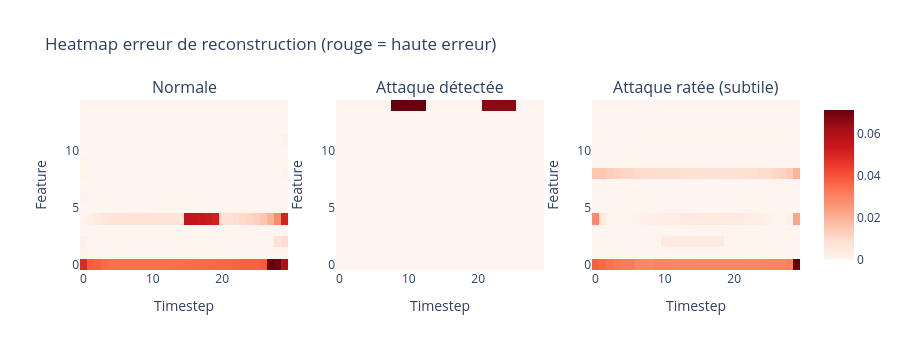

The notebook cell saved with this chart:
### Code cell
# Heatmap: erreur de reconstruction par feature pour les 3 exemples
fig = make_subplots(
    rows=1, cols=3,
    subplot_titles=[f"{name}" for name in examples.keys()],
)

for col, (name, idx) in enumerate(examples.items(), 1):
    x_orig = X_test[idx]
    x_tensor = torch.FloatTensor(x_orig).unsqueeze(0).to(device)
    with torch.no_grad():
        x_hat, _, _ = model(x_tensor)
    x_recon = x_hat.squeeze(0).cpu().numpy()
    
    # Erreur par (timestep, feature)
    err = (x_orig - x_recon) ** 2
    
    fig.add_trace(go.Heatmap(
        z=err.T,
        colorscale='Reds',
        showscale=(col == 3),
    ), row=1, col=col)
    fig.update_xaxes(title_text='Timestep', row=1, col=col)
    fig.update_yaxes(title_text='Feature', row=1, col=col)

fig.update_layout(height=350, title_text='Heatmap erreur de reconstruction (rouge = haute erreur)')
fig.show()

### Figure 1 — Plotly figure (JSON) as saved in the notebook; plotly's stock layout.template omitted (floating-point values rounded to 4 significant figures; data arrays with more than 128 entries replaced by an {"elided": "..."} marker saying what was removed)
{"data": [{"colorscale": [[0.0, "rgb(255,245,240)"], [0.125, "rgb(254,224,210)"], [0.25, "rgb(252,187,161)"], [0.375, "rgb(252,146,114)"], [0.5, "rgb(251,106,74)"], [0.625, "rgb(239,59,44)"], [0.75, "rgb(203,24,29)"], [0.875, "rgb(165,15,21)"], [1.0, "rgb(103,0,13)"]], "showscale": false, "type": "heatmap", "xaxis": "x", "yaxis": "y", "z": {"elided": "15x30 float values"}}, {"colorscale": [[0.0, "rgb(255,245,240)"], [0.125, "rgb(254,224,210)"], [0.25, "rgb(252,187,161)"], [0.375, "rgb(252,146,114)"], [0.5, "rgb(251,106,74)"], [0.625, "rgb(239,59,44)"], [0.75, "rgb(203,24,29)"], [0.875, "rgb(165,15,21)"], [1.0, "rgb(103,0,13)"]], "showscale": false, "type": "heatmap", "xaxis": "x2", "yaxis": "y2", "z": {"elided": "15x30 float values"}}, {"colorscale": [[0.0, "rgb(255,245,240)"], [0.125, "rgb(254,224,210)"], [0.25, "rgb(252,187,161)"], [0.375, "rgb(252,146,114)"], [0.5, "rgb(251,106,74)"], [0.625, "rgb(239,59,44)"], [0.75, "rgb(203,24,29)"], [0.875, "rgb(165,15,21)"], [1.0, "rgb(103,0,13)"]], "showscale": true, "type": "heatmap", "xaxis": "x3", "yaxis": "y3", "z": {"elided": "15x30 float values"}}], "layout": {"annotations": [{"font": {"size": 16}, "showarrow": false, "text": "Normale", "x": 0.1444, "xanchor": "center", "xref": "paper", "y": 1.0, "yanchor": "bottom", "yref": "paper"}, {"font": {"size": 16}, "showarrow": false, "text": "Attaque détectée", "x": 0.5, "xanchor": "center", "xref": "paper", "y": 1.0, "yanchor": "bottom", "yref": "paper"}, {"font": {"size": 16}, "showarrow": false, "text": "Attaque ratée (subtile)", "x": 0.8556, "xanchor": "center", "xref": "paper", "y": 1.0, "yanchor": "bottom", "yref": "paper"}], "height": 350, "title": {"text": "Heatmap erreur de reconstruction (rouge = haute erreur)"}, "xaxis": {"anchor": "y", "domain": [0.0, 0.2889], "title": {"text": "Timestep"}}, "xaxis2": {"anchor": "y2", "domain": [0.3556, 0.6444], "title": {"text": "Timestep"}}, "xaxis3": {"anchor": "y3", "domain": [0.7111, 1.0], "title": {"text": "Timestep"}}, "yaxis": {"anchor": "x", "domain": [0.0, 1.0], "title": {"text": "Feature"}}, "yaxis2": {"anchor": "x2", "domain": [0.0, 1.0], "title": {"text": "Feature"}}, "yaxis3": {"anchor": "x3", "domain": [0.0, 1.0], "title": {"text": "Feature"}}}}
